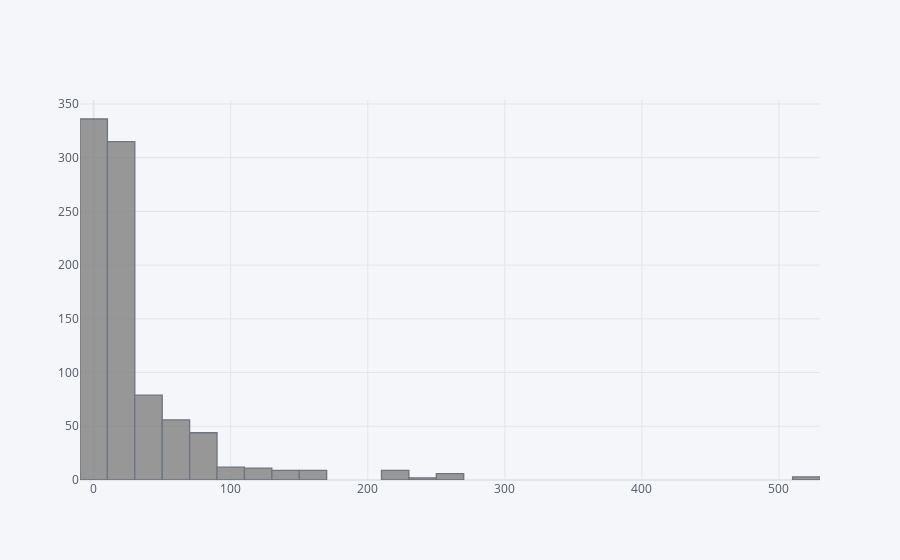

This figure's notebook cell:
### Code cell
train['Fare'].iplot(kind='hist',bins=30,color='grey')

### Figure 1 — Plotly figure (JSON) as saved in the notebook; plotly's stock layout.template omitted (floating-point values rounded to 4 significant figures; data arrays with more than 128 entries replaced by an {"elided": "..."} marker saying what was removed)
{"data": [{"histfunc": "count", "histnorm": "", "marker": {"color": "rgba(128, 128, 128, 1.0)", "line": {"color": "#4D5663", "width": 1.3}}, "name": "Fare", "nbinsx": 30, "opacity": 0.8, "orientation": "v", "type": "histogram", "x": {"elided": "891 float values"}}], "layout": {"barmode": "overlay", "legend": {"bgcolor": "#F5F6F9", "font": {"color": "#4D5663"}}, "paper_bgcolor": "#F5F6F9", "plot_bgcolor": "#F5F6F9", "title": {"font": {"color": "#4D5663"}}, "xaxis": {"gridcolor": "#E1E5ED", "showgrid": true, "tickfont": {"color": "#4D5663"}, "title": {"font": {"color": "#4D5663"}, "text": ""}, "zerolinecolor": "#E1E5ED"}, "yaxis": {"gridcolor": "#E1E5ED", "showgrid": true, "tickfont": {"color": "#4D5663"}, "title": {"font": {"color": "#4D5663"}, "text": ""}, "zerolinecolor": "#E1E5ED"}}}
